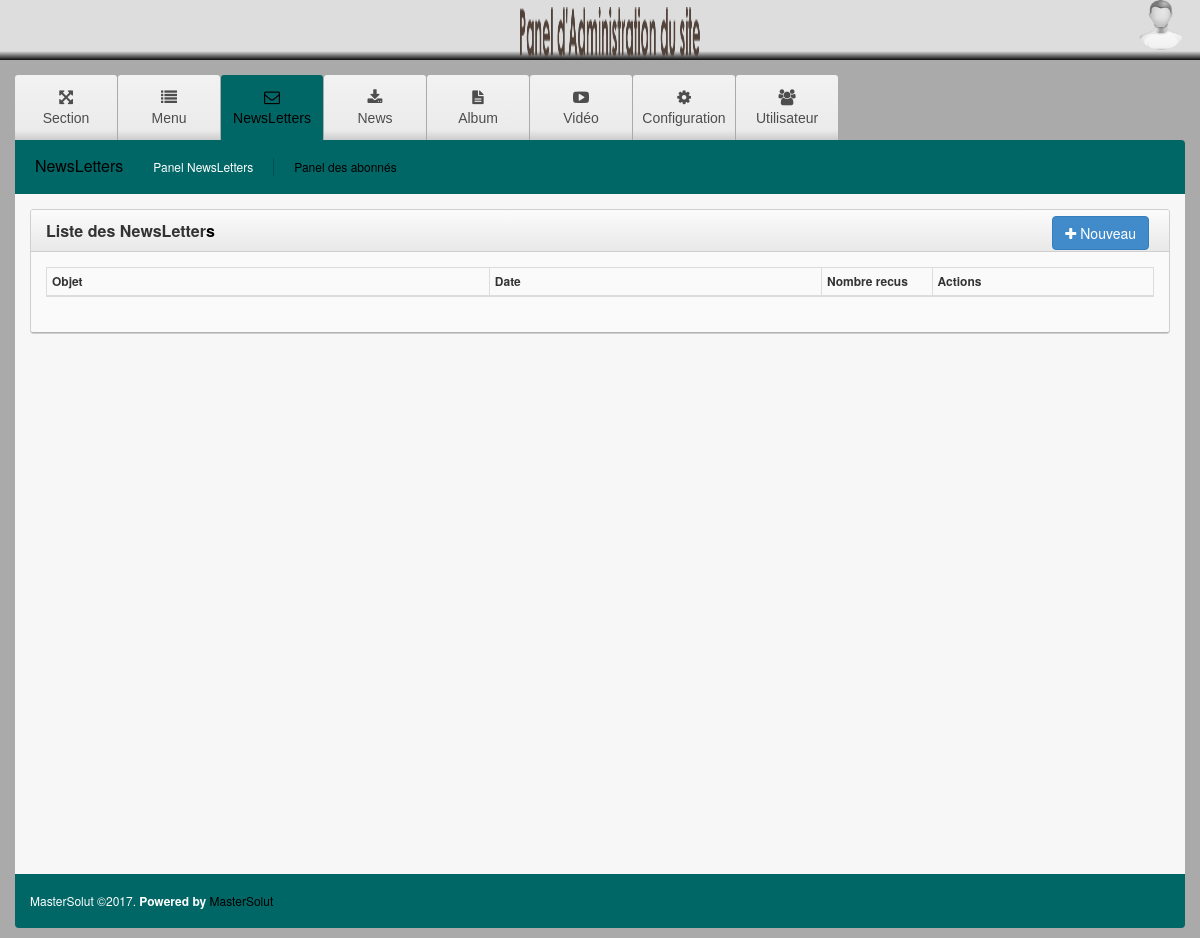
Page /ms-admin/index.php?page=5 (signed in) on the committed database.
### tables this page shows
CREATE TABLE `gest_page` (
  `id_page` int(11) NOT NULL AUTO_INCREMENT,
  `titre_page` varchar(255) NOT NULL,
  `lib_page` varchar(20) NOT NULL,
  `cat_page` varchar(255) NOT NULL,
  `icone_page` varchar(255) DEFAULT NULL,
  `indice_page` int(11) NOT NULL,
  `visible` varchar(1) NOT NULL DEFAULT 'o',
  PRIMARY KEY (`id_page`)
);

CREATE TABLE `gest_menu` (
  `id_menu` int(11) NOT NULL AUTO_INCREMENT,
  `lib_menu` varchar(255) NOT NULL,
  `lien_menu` varchar(255) NOT NULL,
  `indice_menu` int(11) NOT NULL,
  `visible` varchar(1) NOT NULL DEFAULT 'o',
  `icone_menu` varchar(255) NOT NULL,
  `id_page` int(11) NOT NULL,
  PRIMARY KEY (`id_menu`)
);

### ms-admin/class/database.php (called while the page is built, shortened)
<?php
class Database extends pdo {
    public function __construct(){
        $this->dbtype ='mysql';
        $this->host = 'localhost';
        $this->user = 'root';
        $this->pass = '';
        $this->database = 'mastersolut_db';
        $dns = $this->dbtype.':dbname='.$this->database.";host=".$this->host;
    }
}
?>

### ms-admin/class/class_gest_page.php (called while the page is built, shortened)
<?php
Class Gest_page{
   private $dbh;
   public function __construct(){
        $this->dbh = new Database();
    }
    public function liste_page_categorie($cat_page,$ligne=0,$trie='',$publier='o'){
        return $this->dbh->query("select * from gest_page where cat_page='$cat_page' AND visible='$publier' $trie $limit");
    }
    public function this_page($id_page,$publier='o'){
        $tab=$this->dbh->query("select * from gest_page where id_page='$id_page' AND visible='$publier'");
        return $tab->fetch();
    }
   public function liste_menu_par_page($id_page,$ligne=0,$trie='',$publier='o'){
        if($ligne) $limit="limit 0,$ligne";
        return $this->dbh->query("select * from gest_menu where id_page='$id_page' AND gest_menu.visible='$publier' $trie $limit");
    }
}
$classpage_menu= new Gest_page();
?>

### ms-admin/menu.php (the view, shortened to what this page needs)
  <?php
 $display_current='';
 if($_GET['page']) $display_current=$_GET['page'];
?>
<div id='cssmenu'>
  <ul>
  <?php
      $tab_page=$classpage_menu->liste_page_categorie("cs_admin",0,"ORDER BY indice_page ASC");
      foreach ($tab_page as $page_value) {
          $id_page=$page_value["id_page"];
          $titre_page=stripslashes($page_value["titre_page"]);
          $icone_page=stripslashes($page_value["icone_page"]);
          $href="?page=".$id_page;
  ?>
    <li class="<?php if($display_current==$id_page) echo 'active'?>">
      <a href='<?php echo $href; ?>'>
        <i class="<?php echo $icone_page; ?>"></i>
          <?php echo $titre_page; ?>
      </a>
    </li>
  <?php
      }
  ?>
  </ul>
</div>

### ms-admin/index.php (shortened to what this page needs)
<?php
include('config.php');
?>
<?php
    include('include_top.php');
?>
    <?php
		include('header.php');
	?>
    <div class="dashboard-container">
      <div class="container">
        <?php
			include('menu.php');
		?>
        <?php
            $id_page=$_GET["page"];
			if(!$id_page){
    			include('accueil.php');
			 }else{
                  $this_page=$classpage_menu->this_page($id_page);
                  $titre_page=stripslashes($this_page["titre_page"]);
		?>
        <div class="sub-nav hidden-sm hidden-xs">
            <ul>
                <li><a href="javascript: void(0)" class="heading"><?php echo $titre_page ?> </a></li>
                 <?php
                    $menu_page=$_GET["menu"];
                    if(!$menu_page){
                         $thismenu_selected=$classpage_menu->liste_menu_par_page($id_page,1,"ORDER BY indice_menu ASC");
                         foreach($thismenu_selected as $value){
                            $menu_page=$value["id_menu"];
                         }
                    }
                    $tab_menu=$classpage_menu->liste_menu_par_page($id_page,0,"ORDER BY indice_menu ASC");
    			     foreach($tab_menu as $menu_value){
                        $id_menu=$menu_value["id_menu"];
                        $lib_menu=stripslashes($menu_value["lib_menu"]);
                        $href="?page=".$id_page."&menu=".$id_menu;
    		      ?>
                    <li class="hidden-sm hidden-xs">
                      <a href="<?php echo $href ?>" title="<?php echo $lib_menu ?>" class="<?php if($menu_page==$id_menu) echo 'selected' ?>"><?php echo $lib_menu ?></a>
                    </li>
                <?php
    			 }
    		    ?>
          </ul>
        </div>
        <div class="dashboard-wrapper">
        <?php
			include('contenu.php');
		?>
      <?php  } ?>
        </div>
        <footer>
          <h6>MasterSolut &copy;2017.  <b>Powered by </b><a target="_blank" href="http://www.mastersolut.com">MasterSolut</a></h6>
        </footer>
      </div>
    </div>
    <?php
		include('include_foot.php');
	?>

### ms-admin/contenu.php (shortened to what this page needs)
<?php
     $id_menu=$_GET["menu"];
     if($id_menu){
        $tab_menu=$classpage_menu->this_menu($id_menu);
        $lien_menu=$tab_menu["lien_menu"];
        if(!$lien_menu) $lien_menu='accueil1.php';
        include($lien_menu);
     }else{
        $thismenu=$classpage_menu->liste_menu_par_page($id_page,1,"ORDER BY indice_menu ASC");
        foreach($thismenu as $value){
            $lien_menu=$value["lien_menu"];
                include($lien_menu);
             }
     }
?>

### ms-admin/newsletters_liste.php (shortened to what this page needs)
<div class="row">
  <div class="col-lg-12 col-md-12">
    <div class="widget">
      <div class="widget-header">
        <div class="title">
          Liste des NewsLetter<a id="dynamic-tables">s</a>
        </div>
        <span class="tools">
            <a href="javascript:openwindows('newsletters_form.php',1500,1000,true)" class="btn btn-primary">
                  <span class="fa fa-plus"></span>
                    Nouveau
            </a>
        </span>
      </div>
      <div class="widget-body">
        <div id="dt_example" class="example_alt_pagination">
          <table class="table table-condensed table-striped table-hover table-bordered pull-left" id="data-table">
            <thead>
              <tr>
                <th style="width:40%">
                  Objet
                </th>
                <th style="width:30%">
                  Date
                </th>
                <th style="width:10%">
                  Nombre recus
                </th>
                <th style="width:20%" class="hidden-phone">
                  Actions
                </th>
              </tr>
            </thead>
          </table>
          <div class="clearfix">
          </div>
        </div>
      </div>
    </div>
  </div>
</div>

### rows in the picture
gest_page: titre_page "Section"
gest_page: titre_page "Menu"
gest_page: titre_page "NewsLetters"
gest_page: titre_page "News"
gest_page: titre_page "Album"
gest_page: titre_page "Vidéo"
gest_page: titre_page "Configuration"
gest_page: titre_page "Utilisateur"
gest_menu: lib_menu "Panel NewsLetters"
gest_menu: lib_menu "Panel des abonnés"
